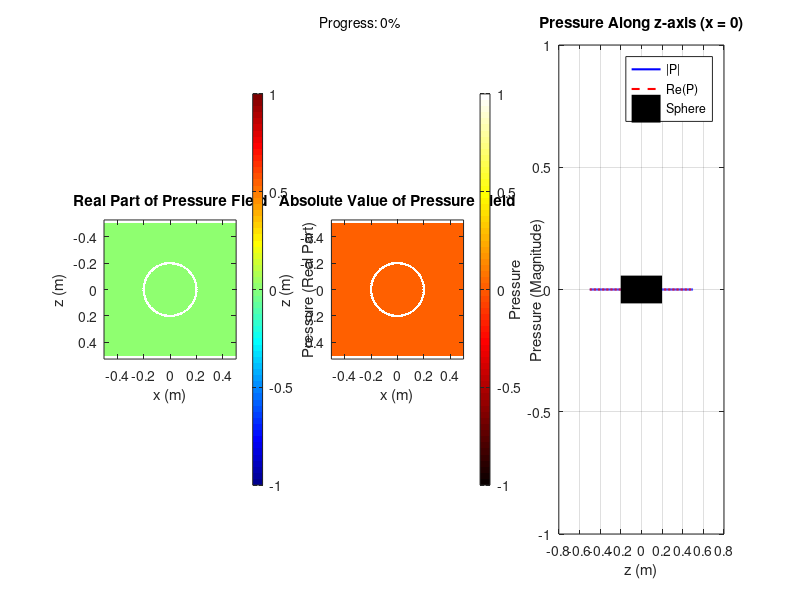

MATLAB code to generate this figure: (Note: this script raises an error after producing the figure.)
%% Anderson Sphere Scattering Example
% This script demonstrates the acoustic scattering from a fluid sphere using
% Anderson's analytical solution. It visualizes both the real part and magnitude
% of the scattered pressure field in the xz-plane.
%
% The visualization is created progressively, starting from the center and working
% outward, to provide a real-time view of the computation progress.

%% Clean workspace
clear
close all

%% Add functions to path
addpath(genpath("."))

%% Define physical parameters
% Medium properties (normalized units)
c0 = 1500.0;        % Speed of sound in surrounding medium
rho0 = 1000.0;      % Density of surrounding medium

% Sphere properties
c1 = 2300;        % Speed of sound in sphere
rho1 = 2500;      % Density of sphere
R = 0.2;         % Sphere radius

% Wave properties
f = 100e3;         % Base frequency
omega = f*2*pi; % Angular frequency (chosen for visible scattering effects)
order = 50;      % Maximum order for modal expansion

%% Setup computational grid
% Define spatial grid in xz-plane (y = 0)
grid_points = 401;
domain_size = 0.5;
x_range = linspace(-domain_size, domain_size, grid_points);
z_range = linspace(-domain_size, domain_size, grid_points);
[X, Z] = meshgrid(x_range, z_range);

% Initialize pressure field
P = zeros(size(X));

%% Setup visualization
figure('Position', [100 100 1500 400], 'Name', 'Anderson Sphere Scattering')

% Setup real part subplot
ax(1) = subplot(1,3,1);
h1 = imagesc(x_range, z_range, real(P));
axis equal
colormap(ax(1),'jet')
cb1 = colorbar;
ylabel(cb1, 'Pressure (Real Part)')
title('Real Part of Pressure Field')
xlabel('x (m)')
ylabel('z (m)')
hold on

% Draw sphere outline
theta = linspace(0, 2*pi, 100);
plot(R*cos(theta), R*sin(theta), 'w.', 'LineWidth', 3)
hold off

% Setup magnitude subplot
ax(2) = subplot(1,3,2);
h2 = imagesc(x_range, z_range, abs(P));
axis equal
colormap(ax(2),'hot')
cb2 = colorbar;
ylabel(cb2, 'Pressure (Magnitude)');
title('Absolute Value of Pressure Field')
xlabel('x (m)')
ylabel('z (m)')
hold on
plot(R*cos(theta), R*sin(theta), 'w.', 'LineWidth', 3)
hold off

% Setup z-axis line plot
ax(3) = subplot(1,3,3);
h3 = plot(z_range, zeros(size(z_range)), 'b-', 'LineWidth', 1.5);
hold on
plot(z_range, zeros(size(z_range)), 'r--', 'LineWidth', 1.5);
plot([-R R], [0 0], 'k', 'LineWidth', 20);  % Sphere boundaries
xlabel('z (m)')
ylabel('Pressure')
title('Pressure Along z-axis (x = 0)')
legend('|P|', 'Re(P)', 'Sphere', 'Location', 'best')
grid on
hold off

%% Calculate pressure field
% Process points in order of increasing distance from center for better visualization
center_i = ceil(grid_points/2);
center_j = ceil(grid_points/2);

% Create flat indices and calculate distances from center
[X_flat, Z_flat] = meshgrid(1:grid_points, 1:grid_points);
X_flat = X_flat(:);
Z_flat = Z_flat(:);
distances = sqrt((X_flat - center_i).^2 + (Z_flat - center_j).^2);
[~, order_indices] = sort(distances);

% Setup progress display
num_points = numel(X);
point_count = 0;
txt = annotation('textbox', [0.4, 0.95, 0.2, 0.05], ...
                'String', 'Progress: 0%', ...
                'EdgeColor', 'none', ...
                'HorizontalAlignment', 'center');

% Process points and update visualization
update_interval = 10;  % Update display every N points
p_abs_min = inf;
for idx = 1:length(order_indices)
    i = X_flat(order_indices(idx));
    j = Z_flat(order_indices(idx));
    
    % Calculate pressure only for points outside the sphere
    if sqrt(X(j,i)^2 + Z(j,i)^2) > R
        % Calculate pressure at current point
        p = [X(j,i); 0; Z(j,i)];  % Point in 3D space (y = 0)

        % Main computation
        P(j,i) = sphereAndersonSolution(p, c0, rho0, c1, rho1, R, omega, order);

        % Update visualization periodically
        if mod(point_count, update_interval) == 0
            % Update pressure field plots
            set(h1, 'CData', real(P));
            set(h2, 'CData', abs(P));
            
            % Update color limits for consistent visualization
            p_real_max = max(abs(real(P(:))));
            p_abs_max = max(abs(P(:)));
            if abs(P(j,i)) < p_abs_min
                p_abs_min = abs(P(j,i));
            end

            if ~any(isnan([p_real_max, p_abs_max]))
                subplot(1,3,1); clim([-p_real_max, p_real_max]);
                if p_abs_max > p_abs_min
                    subplot(1,3,2); clim([p_abs_min, p_abs_max]);
                end
                
                % Update z-axis line plot
                z_line_idx = center_i * ones(size(z_range));
                p_z_line = P(:, center_i);
                set(h3, 'XData', z_range, 'YData', abs(p_z_line));
                h3.Parent.Children(2).YData = real(p_z_line);
                h3.Parent.YLim = [-p_real_max, p_real_max];
            end
            
            % Update progress display
            progress = point_count / num_points * 100;
            txt.String = sprintf('Progress: %.1f%%', progress);
            drawnow limitrate
        end
    end
    
    point_count = point_count + 1;
end

% Final update
txt.String = '';
drawnow

%% Add title with simulation parameters
sgtitle(sprintf(['Acoustic Scattering from Fluid Sphere\n', ...
                 'c₁/c₀ = %.1f, ρ₁/ρ₀ = %.1f, kR = %.1f'], ...
                 c1/c0, rho1/rho0, omega/c0*R), ...
        'FontSize', 12);